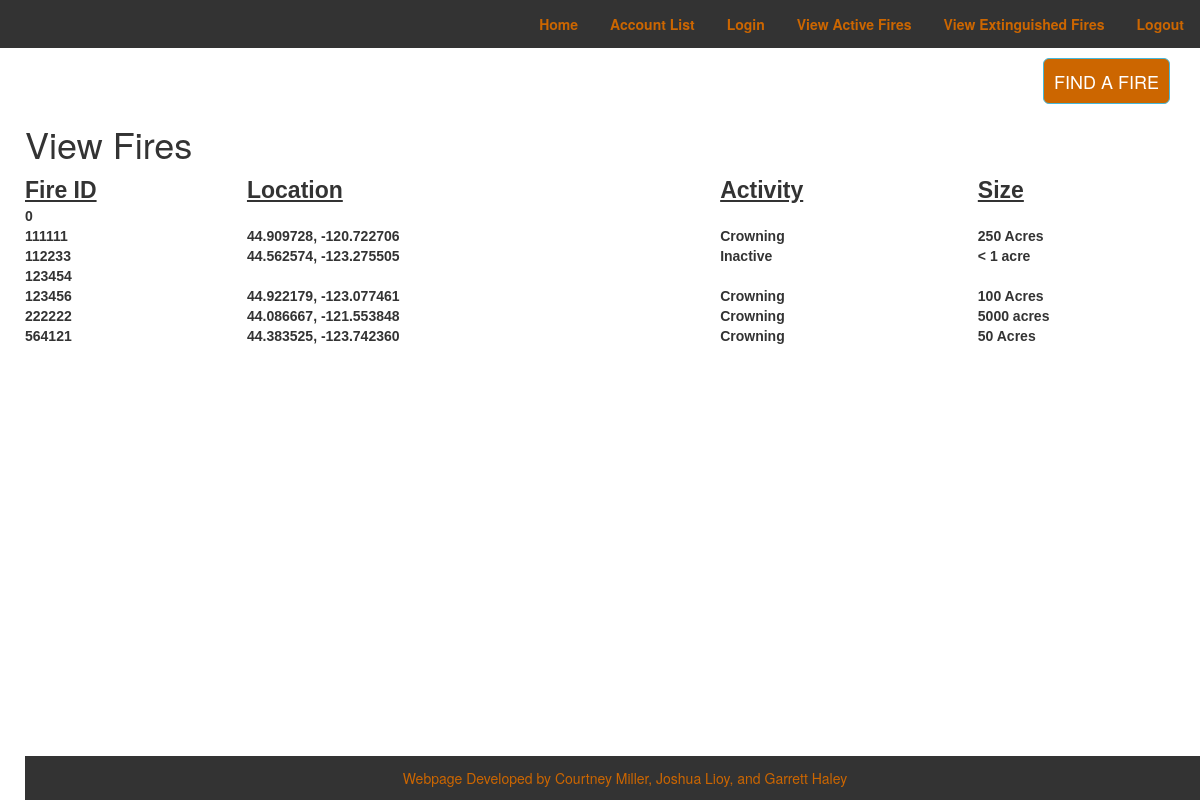
Screenshot of /FirefightingWebApplication/ViewFires.php with the database file from the repository.
### tables this page shows
CREATE TABLE `FireReports` (
  `FireID` int(6) NOT NULL,
  `FireActivity` text NOT NULL,
  `FireSize` varchar(32) NOT NULL,
  `IncidentCommander` varchar(32) NOT NULL,
  `FireLocation` varchar(32) NOT NULL,
  `PointOfAccess` text NOT NULL,
  `DateCreated` date NOT NULL,
  `FireStatus` tinyint(1) NOT NULL
);

### FirefightingWebApplication/ViewFires.php (the view, shortened to what this page needs)
<!DOCTYPE html>
<html lang="en">
<head>
   <link rel="stylesheet" href="css/style.css" />
</head>
<body>
<?php
	if($_SESSION["position"] == "supervisor"){
		include 'navigation.php';
	}else if($_SESSION["position"] == "firefighter"){
		include 'fighternav.php';
	}else if($_SESSION["position"] == "dispatch"){
		include 'dispatchnav.php';
	}else{
		include 'usernav.php';
	}
	echo "<div class='content'>";
	echo "<h1>View Fires</h1>";
	$conn = mysqli_connect(DB_HOST, DB_USER, DB_PASSWORD, DB_NAME);
	$sql = "SELECT * FROM FireReports";
	$result = mysqli_query($conn, $sql);
	echo "<table id='listusers'><tr><th>Fire ID</th><th>Location</th><th>Activity</th><th>Size</th></tr><tr><td>";
	while($row = mysqli_fetch_assoc($result)){
		echo $row[FireID] .  "<br>";
	}
	echo"</td>";
	echo "<td>";
	$conn = mysqli_connect(DB_HOST, DB_USER, DB_PASSWORD, DB_NAME);
	$sql = "SELECT * FROM FireReports";
	$result = mysqli_query($conn, $sql);
	while($row = mysqli_fetch_assoc($result)){
		echo $row[FireLocation] .  "<br>";
	}
	echo"</td>";
	$conn = mysqli_connect(DB_HOST, DB_USER, DB_PASSWORD, DB_NAME);
	$sql = "SELECT * FROM FireReports";
	$result = mysqli_query($conn, $sql);
	echo "<td>";
	while($row = mysqli_fetch_assoc($result)){
		echo $row[FireActivity] . "<br>";
	}
	echo"</td>";
	$conn = mysqli_connect(DB_HOST, DB_USER, DB_PASSWORD, DB_NAME);
	$sql = "SELECT * FROM FireReports";
	$result = mysqli_query($conn, $sql);
	echo "<td>";
	while($row = mysqli_fetch_assoc($result)){
		echo $row[FireSize] . "<br>";
	}
	echo"</td>";
	echo "</div>";
	include('footer.php');
?>
</body>
</html>

### FirefightingWebApplication/css/style.css (style rules this page uses)
body { background-color: #e6e6e6; background-size:cover; width: 100%; }
.content { padding-left:25px; }
h1 { font-family: "Lucida Sans Unicode", "Lucida Grande", sans-serif; font-weight: bold; color: #cc6600; }
th { font-size: 23px; text-decoration: underline; }
#listusers { border: 2px solid-gray; font-family: "Lucida Sans Unicode", "Lucida Grande", sans-serif; font-weight: bold; padding: 15px; width: 100%; text-align: left; }

### rows the page displays
firereports: FireID "0"
firereports: FireID "111111", FireLocation "44.909728, -120.722706", FireActivity "Crowning", FireSize "250 Acres"
firereports: FireID "112233", FireLocation "44.562574, -123.275505", FireActivity "Inactive", FireSize "< 1 acre"
firereports: FireID "123454"
firereports: FireID "123456", FireLocation "44.922179, -123.077461", FireActivity "Crowning", FireSize "100 Acres"
firereports: FireID "222222", FireLocation "44.086667, -121.553848", FireActivity "Crowning", FireSize "5000 acres"
firereports: FireID "564121", FireLocation "44.383525, -123.742360", FireActivity "Crowning", FireSize "50 Acres"
